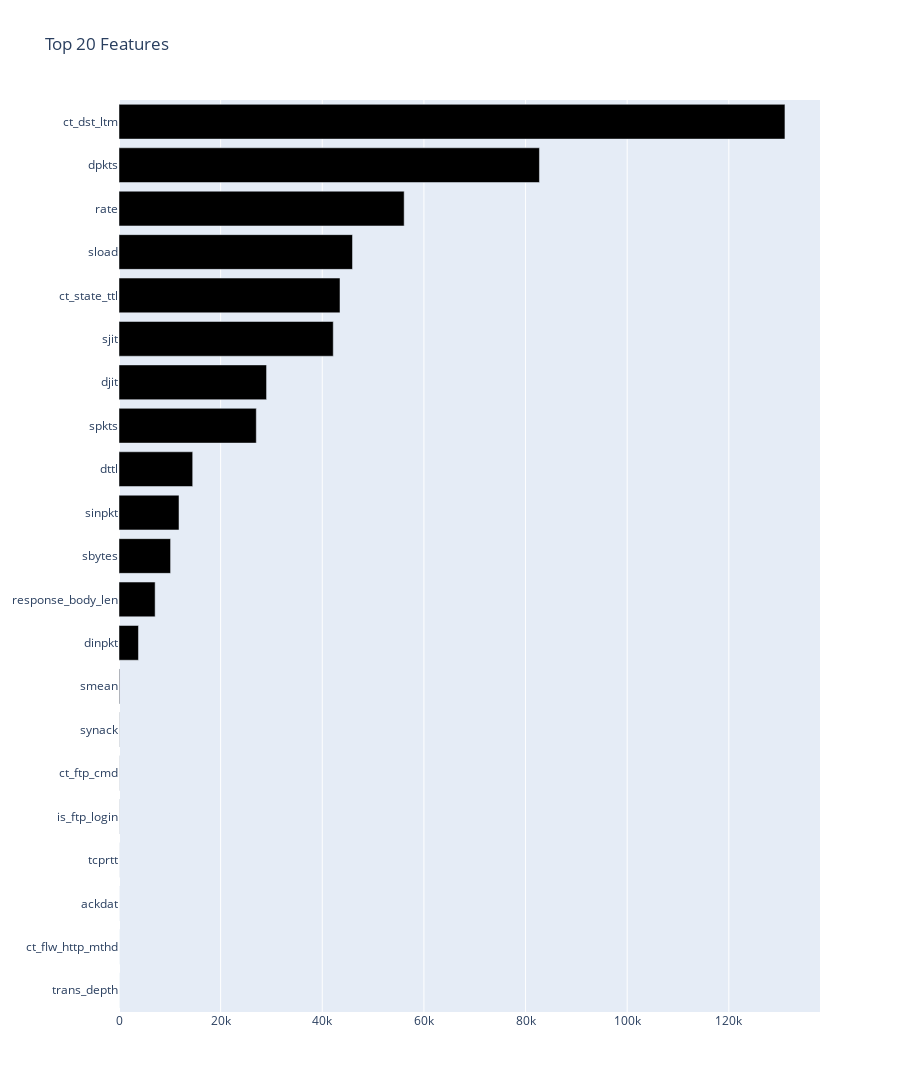

Notebook cell for this chart:
### Code cell
# Feature Selection
from sklearn.feature_selection import SelectKBest, chi2
best_features = SelectKBest(score_func=chi2,k='all')

X = df.iloc[:,4:-2]
y = df.iloc[:,-1]
fit = best_features.fit(X,y)

df_scores=pd.DataFrame(fit.scores_)
df_col=pd.DataFrame(X.columns)

feature_score=pd.concat([df_col,df_scores],axis=1)
feature_score.columns=['feature','score']
feature_score.sort_values(by=['score'],ascending=True,inplace=True)
color = sns.color_palette("rocket", len(feature_score))
feature_score['color'] = color
fig = go.Figure(go.Bar(
            x=feature_score['score'][0:21],
            y=feature_score['feature'][0:21],
            orientation='h',
            marker=dict(color=feature_score['color'][0:21])))

fig.update_layout(title="Top 20 Features",
                  height=1200,
                  showlegend=False,
                 )

fig.show()

### Figure 1 — Plotly figure (JSON) as saved in the notebook; plotly's stock layout.template omitted (floating-point values rounded to 4 significant figures)
{"data": [{"marker": {"color": [[0.03853, 0.03366, 0.1225], [0.07887, 0.05305, 0.15], [0.1181, 0.06961, 0.1782], [0.152, 0.08159, 0.2027], [0.1922, 0.09317, 0.2309], [0.2333, 0.1026, 0.257], [0.2754, 0.1101, 0.2804], [0.3121, 0.1151, 0.2982], [0.3557, 0.1191, 0.3162], [0.4, 0.1213, 0.331], [0.4451, 0.1217, 0.3427], [0.4843, 0.1204, 0.3501], [0.5306, 0.1166, 0.3559], [0.5775, 0.1103, 0.3584], [0.6247, 0.102, 0.3572], [0.6649, 0.09428, 0.3527], [0.7111, 0.08761, 0.3431], [0.7554, 0.0892, 0.3288], [0.7965, 0.1051, 0.3106], [0.8285, 0.1301, 0.2935], [0.862, 0.168, 0.2735]]}, "orientation": "h", "type": "bar", "x": [0.757, 0.7736, 1.515, 6.307, 20.8, 22.47, 34.27, 117.7, 3832.0, 7112.0, 10150.0, 11810.0, 14500.0, 27020.0, 29040.0, 42160.0, 43490.0, 45950.0, 56120.0, 82730.0, 131000.0], "y": ["trans_depth", "ct_flw_http_mthd", "ackdat", "tcprtt", "is_ftp_login", "ct_ftp_cmd", "synack", "smean", "dinpkt", "response_body_len", "sbytes", "sinpkt", "dttl", "spkts", "djit", "sjit", "ct_state_ttl", "sload", "rate", "dpkts", "ct_dst_ltm"]}], "layout": {"height": 1200, "showlegend": false, "title": {"text": "Top 20 Features"}}}
